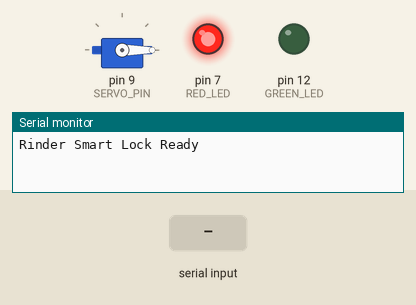
A sketch run on a simulated Arduino Uno, built with avr-gcc and run on an emulated ATmega328P. Shown: servo, output pins drawn as LEDs (lit = HIGH), the last lines printed to the serial monitor. The inputs (shaded band) are chosen by the test bench.

Above: at 1.2 s.
1.3 s: "U" received over Serial
At 2.4 s:
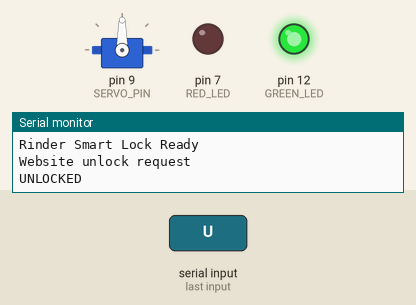
Timing chart, 0 to 7.8 s (numbered marks = the images above; inputs shaded):
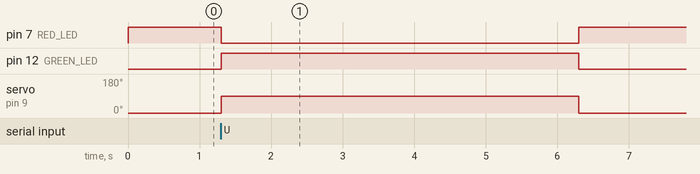

The sketch:

sketch_sep26a.ino
```cpp
#include <Servo.h>
#include <IRremote.hpp>

// -------- PINS --------
const int SERVO_PIN = 9;
const int RED_LED = 7;
const int GREEN_LED = 12;
const int IR_PIN = 2;

// Remote POWER button
const uint8_t UNLOCK_BUTTON = 0x45;

// -------- LOCK SETTINGS --------
const int LOCKED_ANGLE = 0;
const int UNLOCKED_ANGLE = 90;

// Stay unlocked for 5 seconds
const int UNLOCK_TIME = 5000;

Servo lockServo;

void setup() {
  Serial.begin(9600);

  pinMode(RED_LED, OUTPUT);
  pinMode(GREEN_LED, OUTPUT);

  lockServo.attach(SERVO_PIN);

  IrReceiver.begin(IR_PIN, ENABLE_LED_FEEDBACK);

  // Start locked
  lockServo.write(LOCKED_ANGLE);

  digitalWrite(RED_LED, HIGH);
  digitalWrite(GREEN_LED, LOW);

  Serial.println("Rinder Smart Lock Ready");
}

void unlockDoor() {
  Serial.println("UNLOCKED");

  // Unlock
  lockServo.write(UNLOCKED_ANGLE);

  digitalWrite(RED_LED, LOW);
  digitalWrite(GREEN_LED, HIGH);

  // Stay unlocked for 5 seconds
  delay(UNLOCK_TIME);

  // Lock again
  lockServo.write(LOCKED_ANGLE);

  digitalWrite(GREEN_LED, LOW);
  digitalWrite(RED_LED, HIGH);

  Serial.println("LOCKED");
}

void loop() {

  // -------- IR REMOTE --------
  if (IrReceiver.decode()) {

    uint8_t command = IrReceiver.decodedIRData.command;

    // POWER button
    if (command == UNLOCK_BUTTON) {

      Serial.println("Remote POWER button pressed");

      IrReceiver.resume();

      unlockDoor();

      return;
    }

    IrReceiver.resume();
  }

  // -------- FASTAPI / WEBSITE --------
  if (Serial.available() > 0) {

    char command = Serial.read();

    // FastAPI sends U
    if (command == 'U' || command == 'u') {

      Serial.println("Website unlock request");

      unlockDoor();
    }
  }
}
```

Measured:
- after the input at 1.3 s, pin 7 (RED_LED): HIGH → LOW at once, → HIGH 5.0 s later; pin 12 (GREEN_LED): LOW → HIGH at once, → LOW 5.0 s later; servo on pin 9 (SERVO_PIN): 0° → 90° at once, → 0° 5.0 s later
